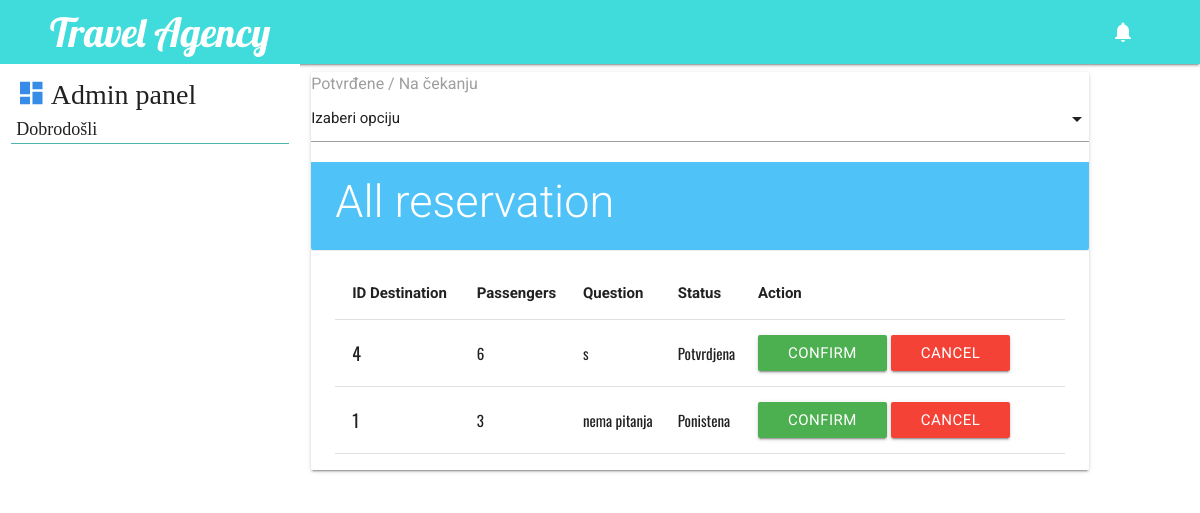
The page /pregledRezervacija.php on the database its author committed.
### tables this page shows
CREATE TABLE IF NOT EXISTS `rezervacije` (
  `id_rezervacije` int(100) NOT NULL AUTO_INCREMENT,
  `id_destinacije` int(100) NOT NULL,
  `id_korisnika` int(100) NOT NULL,
  `broj_putnika` int(25) NOT NULL,
  `pitanja` varchar(100) NOT NULL,
  `status` varchar(100) DEFAULT 'Na cekanju',
  PRIMARY KEY (`id_rezervacije`)
);

### pregledRezervacija.php (the view, shortened to what this page needs)
<?php
   include('db/konekcija.php');
    $query = "SELECT * FROM rezervacije ";
?>
<!DOCTYPE html>
<html lang="en">
<head>
    <link rel="stylesheet" href="https://cdnjs.cloudflare.com/ajax/libs/materialize/1.0.0/css/materialize.min.css">
    <link type="text/css" rel="stylesheet" href="css/materialize.css"  media="screen,projection"/>
    <link type="text/css" rel="stylesheet" href="css/styleAdmin.css"  media="screen,projection"/>
    <link type="text/css" rel="stylesheet" href="css/animate.css"  media="screen,projection"/>
    <link rel="stylesheet" href="css/sweetalert2.min.css">
    </head>
</head>
<body>
    <?php  include 'adminPanel.php'; ?>
    <div class="col s8">
        <div class="card ">
            <label style="font-size:16px;">Potvrđene / Na čekanju</label>
            <div class="card-content light-blue lighten-2" >
                <span class="card-title white-text" style="font-size: 45px;">All reservation</span>
            </div>
                <div class="card-action">
                    <table class="highlight">
                        <thead>
                        <tr>
                            <th type="hidden"></th>
                            <th>ID Destination</th>
                            <th>Passengers</th>
                            <th>Question</th>
                            <th>Status</th>
                            <th>Action</th>
                        </tr>
                        </thead>
                        <?php
                        if( $res = mysqli_query($conn, $query)){
                            if(mysqli_num_rows($res) > 0){
                            while ($rezervacija = mysqli_fetch_array($res)){
                        ?>
                        <tbody>
                            <form action="" method="POST">
                                <tr>
                                    <td type="hidden" name="id" value="<?php echo $rezervacija['id_rezervacije'] ?>"></td>
                                    <td style="font-family: 'Oswald', sans-serif !important; font-size: 18px;"><?php echo $rezervacija['id_destinacije']; ?></td>
                                    <td style="font-family: 'Oswald', sans-serif !important;"><?php echo $rezervacija['broj_putnika']; ?></td>
                                    <td style="font-family: 'Oswald', sans-serif !important;"><?php echo $rezervacija['pitanja']; ?></td>
                                    <td style="font-family: 'Oswald', sans-serif !important;"><?php echo $rezervacija['status']; ?></td>
                                    <td>
                                    <button class="btn green" value="<?php echo $rezervacija['id_rezervacije'] ?>" name="potvrda">CONFIRM</button>
                                    <button class="btn red" value="<?php echo $rezervacija['id_rezervacije'] ?>"  name="ponisti">CANCEL</button>
                                    </td>
                                </tr>
                            </form>
                        </tbody>
                        <?php }
                        }
                    }
                ?>
                    </table>
            </div>
        </div>
    </div>
</body>
</html>

### rows shown on the page
rezervacije: $rezervacija['id_rezervacije'] 1 (drawn), id_destinacije "4", broj_putnika "6", pitanja "s", status "Potvrdjena"
rezervacije: $rezervacija['id_rezervacije'] 2 (drawn), id_destinacije "1", broj_putnika "3", pitanja "nema pitanja", status "Ponistena"
